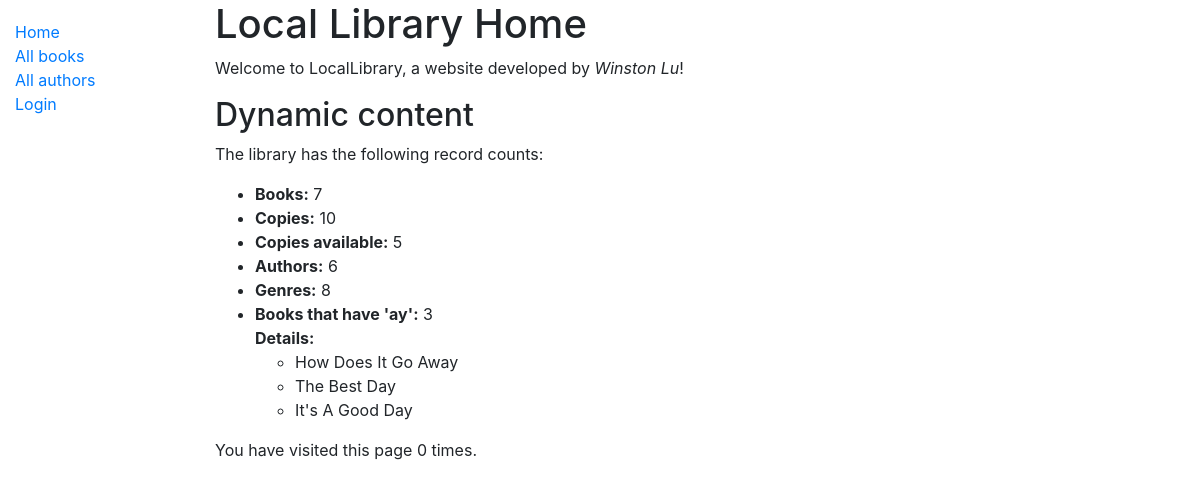
Page /catalog/ on the committed database.
### catalog/models.py (models this page shows, shortened)
class Book(models.Model):
    title = models.CharField(max_length=200)
    author = models.ForeignKey('Author', on_delete=models.SET_NULL, null=True)
    summary = models.TextField(max_length=1000, help_text='Enter a brief description of the book')
    isbn = models.CharField('ISBN', max_length=13, help_text='13 Character <a href="https://www.isbn-international.org/content/what-isbn">ISBN number</a>')
    genre = models.ManyToManyField(Genre, help_text='Select a genre for this book')
    language = models.ForeignKey('Language', on_delete=models.SET_NULL, null=True)
    def __str__(self):
        return self.title
    def display_genre(self):
        """Create a string for the Genre. This is required to display genre in Admin."""
        return ', '.join(genre.name for genre in self.genre.all()[:3])
    display_genre.short_description = 'Genre'

### catalog/views.py (the view)
# urls.py: path('', views.index, name='index'),
def index(request):
    num_books = Book.objects.all().count()
    num_instances = BookInstance.objects.all().count()
    num_instances_available = BookInstance.objects.filter(status__exact='a').count()
    num_authors = Author.objects.count()
    num_genres = Genre.objects.count()
    num_books_contains_ay = Book.objects.filter(title__icontains='ay').count()
    books_contains_ay = Book.objects.filter(title__icontains='ay')
    num_visits = request.session.get('num_visits', 0)
    request.session['num_visits'] = num_visits + 1
    context = {
        'num_books': num_books,
        'num_instances': num_instances,
        'num_instances_available': num_instances_available,
        'num_authors': num_authors,
        'num_genres': num_genres,
        'num_books_ay': num_books_contains_ay,
        'books_ay': books_contains_ay,
        'num_v': num_visits,
    }
    return render(request, 'index.html', context=context)

### catalog/templates/index.html (shortened to what this page needs)
{% extends "base_generic.html" %}
{% block content %}
  <h1>Local Library Home</h1>
  <p>Welcome to LocalLibrary, a website developed by <em>Winston Lu</em>!</p>
  <h2>Dynamic content</h2>
  <p>The library has the following record counts:</p>
  <ul>
    <li><strong>Books:</strong> {{ num_books }}</li>
    <li><strong>Copies:</strong> {{ num_instances }}</li>
    <li><strong>Copies available:</strong> {{ num_instances_available }}</li>
    <li><strong>Authors:</strong> {{ num_authors }}</li>
    <li><strong>Genres:</strong> {{ num_genres }}</li>
    <li><strong>Books that have 'ay':</strong> {{ num_books_ay }}</li>
    <strong>Details:</strong>
    <ul>
      {% for book in books_ay%}
        <li>{{ book }}</li>
      {% endfor %}
    </ul>
  </ul>
  <p>You have visited this page {{ num_v }}
  {% if num_v == 1 %} time{% else %} times{% endif %}.</p>
{% endblock %}

### rows in the picture
Book: title "How Does It Go Away"
Book: title "The Best Day"
Book: title "It's A Good Day"

### other values in the picture
{{ num_books }} "7"
{{ num_instances }} "10"
{{ num_instances_available }} "5"
{{ num_authors }} "6"
{{ num_genres }} "8"
{{ num_books_ay }} "3"
{{ num_v }} "0"
